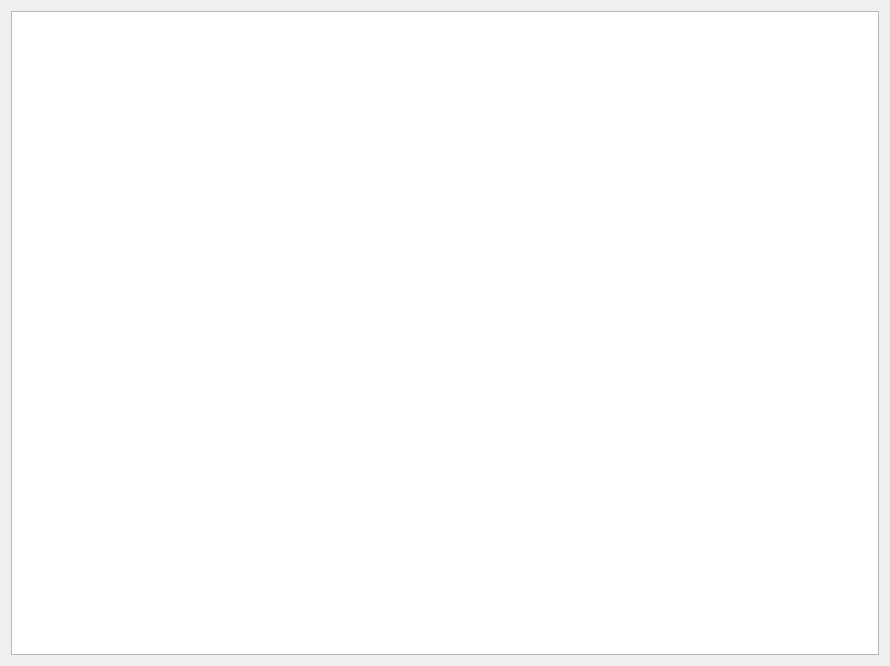
<?xml version="1.0" encoding="UTF-8"?>
<ui version="4.0">
 <class>QForm_Inquire_Fire</class>
 <widget class="QWidget" name="QForm_Inquire_Fire">
  <property name="geometry">
   <rect>
    <x>0</x>
    <y>0</y>
    <width>890</width>
    <height>666</height>
   </rect>
  </property>
  <property name="windowTitle">
   <string>Form</string>
  </property>
  <layout class="QGridLayout" name="gridLayout">
   <item row="0" column="0">
    <widget class="QTableView" name="tableView"/>
   </item>
  </layout>
 </widget>
 <resources/>
 <connections/>
</ui>
